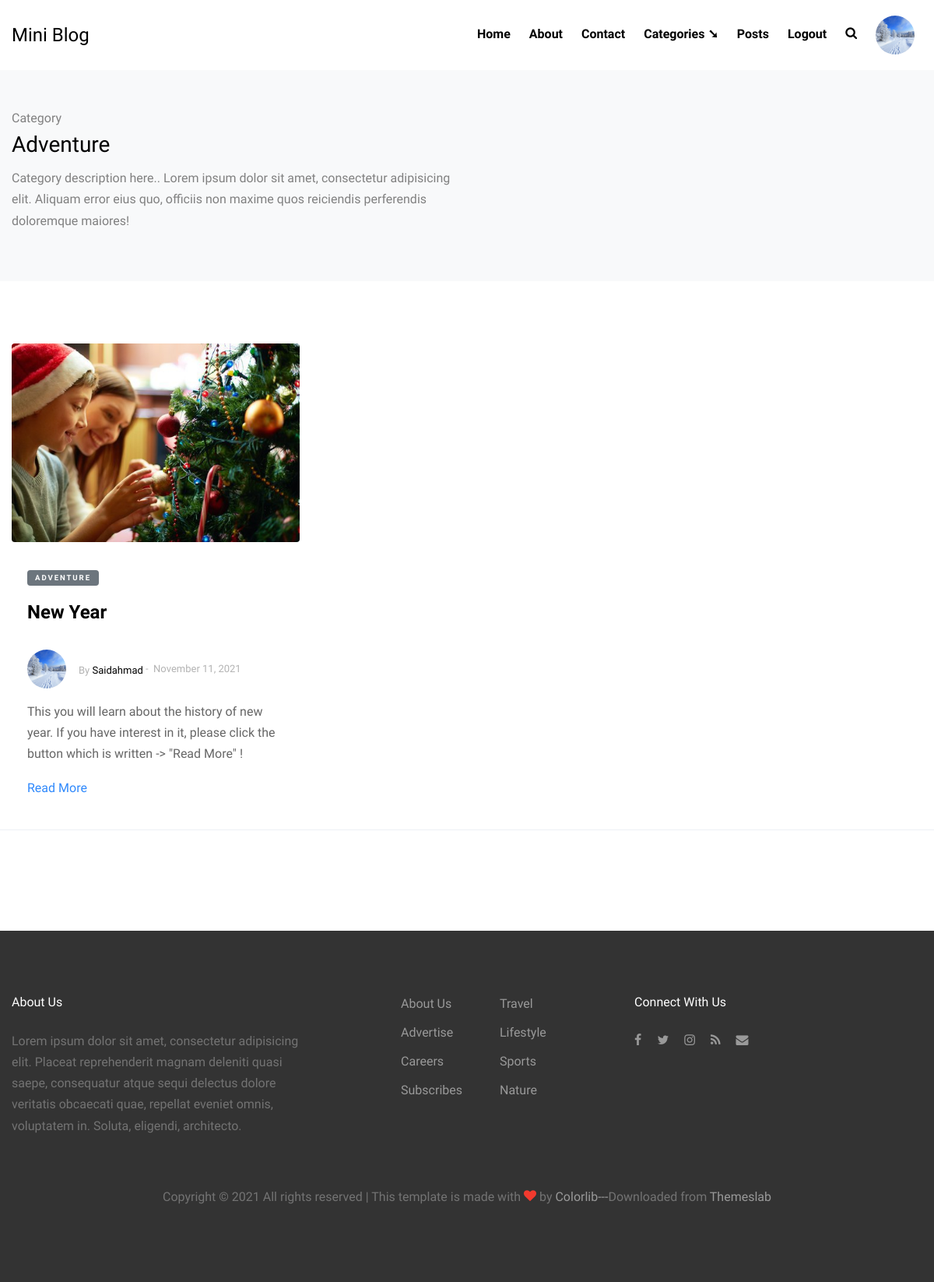
/category/5/ (signed in), run on the app's committed database.
### tables this page shows
CREATE TABLE `users` (
  `id` int(11) NOT NULL,
  `name` varchar(128) NOT NULL,
  `email` varchar(256) NOT NULL,
  `password` varchar(512) NOT NULL,
  `image` varchar(255) DEFAULT NULL,
  `bio` longtext NOT NULL,
  `roll` varchar(64) DEFAULT NULL
);

CREATE TABLE `categories` (
  `id` int(11) NOT NULL,
  `name` varchar(128) NOT NULL
);

CREATE TABLE `posts` (
  `id` int(11) NOT NULL,
  `title` varchar(64) DEFAULT NULL,
  `text` varchar(1024) DEFAULT NULL,
  `main_text` longtext NOT NULL,
  `image` varchar(128) DEFAULT NULL,
  `is_recent` int(11) NOT NULL,
  `is_popular` int(11) NOT NULL,
  `created_at` datetime DEFAULT NULL,
  `tag_name` varchar(255) DEFAULT NULL,
  `ctg_name` varchar(128) DEFAULT NULL,
  `user_id` int(11) DEFAULT NULL
);

### config/routes.php (called while the page is built)
<?php
return array(
    'comment/edit/([0-9]+)/([0-9]+)' => 'comment/edit/$1/$2',
    'category/([0-9]+)' => 'category/index/$1/',
    'blog/details/([0-9]+)' => 'blog/view/$1',
    'post/comment/delete/([0-9]+)' => 'post/deleteComment/$1',
    'post/comment/create' => 'post/createComment',
    'post/details/([0-9]+)' => 'post/view/$1',
    'post/edit/([0-9]+)' => 'post/editPost/$1',
    'post/delete/([0-9]+)' => 'post/deletePost/$1',
    'post/search' => 'post/search',
    'post/create' => 'post/create',
    'user/profile/delete/([0-9]+)' => 'user/profileDelete/$1',
    'user/profile/edit/([0-9]+)' => 'user/profileEdit/$1',
    'user/profile/view/([0-9]+)' => 'user/profileView/$1',
    'login' => 'user/login',
    'register' => 'user/register',
    'logout' => 'user/logout',
    'category' => 'category/index',
    'contact' => 'contact/index',
    'about' => 'about/index',
    '' => 'site/index',
);

### controllers/CategoryController.php (called while the page is built, shortened)
<?php
class CategoryController
{
    public function actionIndex($ctg_id)
    {
        $limit = 1;
        $page = (int) (!isset($_GET["page"]) ? 1 : $_GET["page"]);
        $statement = "SELECT categories.id as ctg_id, categories.name, posts.*,
        users.name as user_name, users.image as user_image
        FROM posts INNER JOIN categories ON posts.ctg_name = categories.name
        INNER JOIN users ON users.id = posts.user_id
        WHERE categories.id = $ctg_id";
        $ctgPosts = Pagination::setPagination($statement, $limit, $page);
        $category = Category::getCtgById($ctg_id) ?? 'No category here';
        require_once( ROOT . '/views/site/category.php' );
        return true;
    }
}

### index.php (called while the page is built, shortened)
<?php
$router = new Router();
$router->run();

### models/User.php (called while the page is built, shortened)
<?php
class User
{
    public static function getUser($id)
    {
        $db = Db::getConnection();
        $sql = $db->query("SELECT * FROM users WHERE id = $id");
        $sql->setFetchMode(PDO::FETCH_ASSOC);
        $result = $sql->fetch();
        return $result;
    }
}

### models/Category.php (called while the page is built)
<?php
class Category
{
    public static function getCtgById($ctg_id)
    {
        $db = Db::getConnection();
        $result = $db->query("SELECT * FROM categories WHERE id = {$ctg_id}");
        $result->setFetchMode(PDO::FETCH_ASSOC);
        return $result->fetch();
    }
}

### models/Post.php (called while the page is built, shortened)
<?php
class Post
{
    public static function getCategoriesList()
    {
        $db = Db::getConnection();
        $sql = "SELECT * FROM categories";
        $result = $db->query($sql);
        $result->setFetchMode(PDO::FETCH_ASSOC);
        return $result->fetchAll();
    }
}

### models/Pagination.php (called while the page is built, shortened)
<?php
class Pagination
{
    public static function setPagination($statement, $limit = 2)
    {
        include( ROOT . "/components/pagination/function.php");
        $page = (int) (!isset($_GET["page"]) ? 1 : $_GET["page"]);
    	$startpoint = ($page * $limit) - $limit;
		$res=$db->query("{$statement} LIMIT {$startpoint} , {$limit}");
		$res->setFetchMode(PDO::FETCH_ASSOC);
        return $res->fetchAll();
    }
}

### views/site/category.php (the view, shortened to what this page needs)
<?php require_once( ROOT . '/views/layouts/header.php' ); ?>
<div class="py-5 bg-light">
    <div class="container">
        <div class="row">
        <div class="col-md-6">
            <span>Category</span>
            <h3><?=$category['name']?></h3>
            <p>Category description here.. Lorem ipsum dolor sit amet, consectetur adipisicing elit. Aliquam error eius quo, officiis non maxime quos reiciendis perferendis doloremque maiores!</p>
        </div>
        </div>
    </div>
    </div>
    <div class="site-section bg-white">
    <div class="container">
        <div class="row">
        <?php foreach($ctgPosts as $post): ?>
            <div class="col-lg-4 mb-4">
              <div class="entry2">
                <a href="/post/details/<?=$post['id']?>">
                  <img src="/upload/profile_image/<?=$post['image']?>"
                    alt="Image" class="img-fluid rounded"
                    style="width:100%; height:255px; object-fit:cover;">
                </a>
                <div class="excerpt">
                <span class="post-category text-white bg-secondary mb-3"><?=$post['ctg_name']?></span>
                <h2><a href="/post/details/<?=$post['id']?>"><?=$post['title']?></a></h2>
                <div class="post-meta align-items-center mb-3 d-flex text-left clearfix">
                  <a href="/user/profile/view/<?=$post['user_id']?>">
                    <figure class="author-figure d-flex align-items-center mb-0 mr-3 float-left">
                      <img src="/upload/profile_image/<?=$post['user_image']?>"
                          alt="Image" class="img-fluid m-0"
                          style="width: 50px; height: 50px; object-fit:cover;">
                    </figure>
                  </a>
                  <span class="d-inline-block mt-1">By <a href="#"><?=$post['user_name']?></a></span>
                  <span>&nbsp;-&nbsp; <?=date('F', mktime(0, 0, 0, date( 'm', strtotime($post['created_at'])), 10))?> <?= date( 'm', strtotime($post['created_at'])) ?>, <?= date( 'Y', strtotime($post['created_at'])) ?></span>
                </div>
                  <p><?= $post['text']?></p>
                  <p><a href="/post/details/<?=$post['id']?>" >Read More</a></p>
                </div>
              </div>
            </div>
          <?php endforeach; ?>
        </div>
        <div class="row text-center pt-5 border-top">
          <div class="col-md-12 d-flex justify-content-center align-items-center">
          </div>
        </div>
    </div>
</div>
<?php require_once( ROOT . '/views/layouts/footer.php' ); ?>

### components/Router.php (shortened to what this page needs)
<?php
class Router
{
    private $routes;
    public function __construct()
    {
        $routesPath = ROOT.'/config/routes.php';
        $this->routes = include($routesPath);
    }
    public function getURI()
    {
        if(!empty($_SERVER['REQUEST_URI'])){
            return trim($_SERVER['REQUEST_URI'], '/');
        }
    }
    public function run()
    {
        $uri = $this->getURI();
        foreach ($this->routes as $uriPattern => $path) {
            if(preg_match("~$uriPattern~", $uri)){
                $internalRoute = preg_replace("~$uriPattern~", $path, $uri);
                $segments = explode('/', $internalRoute);
                $controllerName = array_shift($segments) . 'Controller';
                $actionName = explode( '?','action' . ucfirst(array_shift($segments)))[0];
                $parameters = $segments;
                $controllerObject = new $controllerName;
                $result = call_user_func_array(array($controllerObject, $actionName), $parameters);
                if($result != null){
                    break;
                }
            }
        }
    }
}

### views/layouts/header.php (shortened to what this page needs)
<?php
if(isset($_SESSION['user'])){
  $userInfo = User::getUser($_SESSION['user']);
}
$categories = Post::getCategoriesList();
?>
<!DOCTYPE html>
<html lang="en">
  <head>
    <link rel="stylesheet" href="/template/fonts/icomoon/style.css">
    <link rel="stylesheet" href="/template/css/bootstrap.min.css">
    <link rel="stylesheet" href="/template/css/magnific-popup.css">
    <link rel="stylesheet" href="/template/css/jquery-ui.css">
    <link rel="stylesheet" href="/template/css/owl.carousel.min.css">
    <link rel="stylesheet" href="/template/css/owl.theme.default.min.css">
    <link rel="stylesheet" href="/template/css/bootstrap-datepicker.css">
    <link rel="stylesheet" href="/template/fonts/flaticon/font/flaticon.css">
    <link rel="stylesheet" href="/template/css/aos.css">
    <link rel="stylesheet" href="/template/css/tags.css">
    <link rel="stylesheet" href="/components/pagination/css/pagination.css">
    <link rel="stylesheet" href="/components/pagination/css/A_green.css">
    <link rel="stylesheet" href="/template/css/style.css">
  </head>
  <body>
  <div class="site-wrap">
    <header class="site-navbar" role="banner">
      <div class="container-fluid">
        <div class="row align-items-center">
          <div class="col-4 site-logo">
            <a href="/" class="text-black h2 mb-0">Mini Blog</a>
          </div>
          <div class="col-8 text-right">
            <nav class="site-navigation" role="navigation">
              <ul class="site-menu js-clone-nav mr-auto p-0 d-none d-lg-block mb-0">
                <li><a href="/">Home</a></li>
                <li><a href="/about">About</a></li>
                <li><a href="/contact">Contact</a></li>
                <li class="drop-menu-ctg">
                  <a >Categories &#10136;</a>
                </li>
                <?php if(isset($_SESSION['user'])): ?>
                    <li><a href="/post/create">Posts</a></li>
                    <li><a href="/logout"> Logout </a></li>
                <?php else: ?>
                    <li><a href="/login"> Login </a></li>
                    <li><a href="/register"> Register </a></li>
                <?php endif; ?>
                <li class="d-none d-lg-inline-block"><a href="#" class="js-search-toggle"><span class="icon-search"></span></a></li>
                <?php if(isset($_SESSION['user'])): ?>
                    <li><a href="/user/profile/view/<?=$userInfo['id']?>"><abbr title="<?=$userInfo['name']?>"><img src="/upload/profile_image/<?=$userInfo['image']?>" style="width: 50px; height:50px; border-radius:50%; object-fit:cover;"></abbr></a></li>
                <?php endif; ?>
              </ul>
            </nav>
            <a href="#" class="site-menu-toggle js-menu-toggle text-black d-inline-block d-lg-none"><span class="icon-menu h3"></span></a></div>
          </div>
      </div>
    </header>

### views/layouts/footer.php (shortened to what this page needs)
    <div class="site-footer">
      <div class="container">
        <div class="row mb-5">
          <div class="col-md-4">
            <h3 class="footer-heading mb-4">About Us</h3>
            <p>Lorem ipsum dolor sit amet, consectetur adipisicing elit. Placeat reprehenderit magnam deleniti quasi saepe, consequatur atque sequi delectus dolore veritatis obcaecati quae, repellat eveniet omnis, voluptatem in. Soluta, eligendi, architecto.</p>
          </div>
          <div class="col-md-3 ml-auto">
            <ul class="list-unstyled float-left mr-5">
              <li><a href="#">About Us</a></li>
              <li><a href="#">Advertise</a></li>
              <li><a href="#">Careers</a></li>
              <li><a href="#">Subscribes</a></li>
            </ul>
            <ul class="list-unstyled float-left">
              <li><a href="#">Travel</a></li>
              <li><a href="#">Lifestyle</a></li>
              <li><a href="#">Sports</a></li>
              <li><a href="#">Nature</a></li>
            </ul>
          </div>
          <div class="col-md-4">
            <div>
              <h3 class="footer-heading mb-4">Connect With Us</h3>
              <p>
                <a href="#"><span class="icon-facebook pt-2 pr-2 pb-2 pl-0"></span></a>
                <a href="#"><span class="icon-twitter p-2"></span></a>
                <a href="#"><span class="icon-instagram p-2"></span></a>
                <a href="#"><span class="icon-rss p-2"></span></a>
                <a href="#"><span class="icon-envelope p-2"></span></a>
              </p>
            </div>
          </div>
        </div>
        <div class="row">
          <div class="col-12 text-center">
            <p>
              Copyright &copy; <script>document.write(new Date().getFullYear());</script> All rights reserved | This template is made with <i class="icon-heart text-danger" aria-hidden="true"></i> by <a href="https://colorlib.com" target="_blank" >Colorlib---</a>Downloaded from <a href="https://themeslab.org/" target="_blank">Themeslab</a>
              </p>
          </div>
        </div>
      </div>
    </div>
  </div>
  </body>
</html>

### template/css/style.css (style rules this page uses)
body { overflow-x: hidden; line-height: 1.7; color: gray; font-weight: 300; font-size: 1rem; background: #fff; font-family: "Muli", -apple-system, BlinkMacSystemFont, "Segoe UI", Roboto, "Helvetica Neue", Arial, sans-serif, "Apple Color Emoji", "Segoe UI Emoji", "Segoe UI Symbol", "Noto Color Emoji"; }
a { -webkit-transition: .3s all ease; -o-transition: .3s all ease; transition: .3s all ease; color: #2f89fc; }
h1, h2, h3, h4, h5, .h1, .h2, .h3, .h4, .h5 { font-family: "Muli", -apple-system, BlinkMacSystemFont, "Segoe UI", Roboto, "Helvetica Neue", Arial, sans-serif, "Apple Color Emoji", "Segoe UI Emoji", "Segoe UI Symbol", "Noto Color Emoji"; line-height: 1.5; color: #000; }
.text-black { color: #000 !important; }
.site-wrap:before { -webkit-transition: .3s all ease-in-out; -o-transition: .3s all ease-in-out; transition: .3s all ease-in-out; background: rgba(0, 0, 0, 0.6); content: ""; position: absolute; z-index: 2000; top: 0; left: 0; right: 0; bottom: 0; opacity: 0; visibility: hidden; }
.site-section { padding: 2.5em 0; }
@media (min-width: 768px) { .site-section { padding: 5em 0; } }
.border-top { border-top: 1px solid #edf0f5 !important; }
.site-footer { padding: 4em 0; background: #333333; }
@media (min-width: 768px) { .site-footer { padding: 5em 0; } }
.site-footer p { color: #737373; }
.site-footer h2, .site-footer h3, .site-footer h4, .site-footer h5 { color: #fff; }
.site-footer a { color: #999999; }
.site-footer ul li { margin-bottom: 10px; }
.site-footer .footer-heading { font-size: 16px; color: #fff; }
.site-navbar { margin-bottom: 0px; z-index: 1999; position: relative; width: 100%; background: #fff; }
.site-navbar .site-logo a { font-size: 1.5rem; }
.site-navbar .site-navigation .site-menu { margin-bottom: 0; }
.site-navbar .site-navigation .site-menu a { text-decoration: none !important; display: inline-block; }
.site-navbar .site-navigation .site-menu > li { display: inline-block; padding: 10px 10px; }
.site-navbar .site-navigation .site-menu > li > a { padding: 10px 0px; font-weight: 700; color: #000; text-decoration: none !important; }
.site-mobile-menu .site-nav-wrap { padding: 0; margin: 0; list-style: none; position: relative; }
.site-mobile-menu .site-nav-wrap a { padding: 10px 20px; display: block; position: relative; color: #212529; }
.site-mobile-menu .site-nav-wrap li { position: relative; display: block; }
.site-mobile-menu .site-nav-wrap > li { display: block; position: relative; float: left; width: 100%; }
.site-mobile-menu .site-nav-wrap > li > a { padding-left: 20px; font-size: 20px; }
.container { max-width: 1200px; }
.muted, .entry2 p { color: #666666; }
.post-meta { font-size: 13px; color: #b3b3b3; }
.post-category { display: inline-block; padding: 2px 10px; border-radius: 4px; letter-spacing: .2em; font-weight: 700; font-size: .6rem; text-transform: uppercase; }
.entry2 img { margin-bottom: 30px; }
.entry2 h2 { font-size: 24px; margin-bottom: 30px; font-weight: 700; }
.entry2 h2 a { color: #000; }
.entry2 .excerpt { padding-left: 20px; padding-right: 20px; }
.entry2 .post-meta { color: #b3b3b3; font-size: 13px; width: 100%; display: block; }
.entry2 .post-meta a { color: #000; }
.entry2 .post-meta .author-figure img { width: 30px; border-radius: 50%; }
.drop-menu-ctg { position: relative; }

### data on the page
users: image (picture), categories.name "Adventure"
posts: image (picture), ctg_name "ADVENTURE", title "New Year", user.image (picture), user.name "Saidahmad", created_at "November", created_at "11", created_at "2021", text "This you will learn about the history of new year. If you have interest in it, please click the button which is written -> \"Read More\" !"
